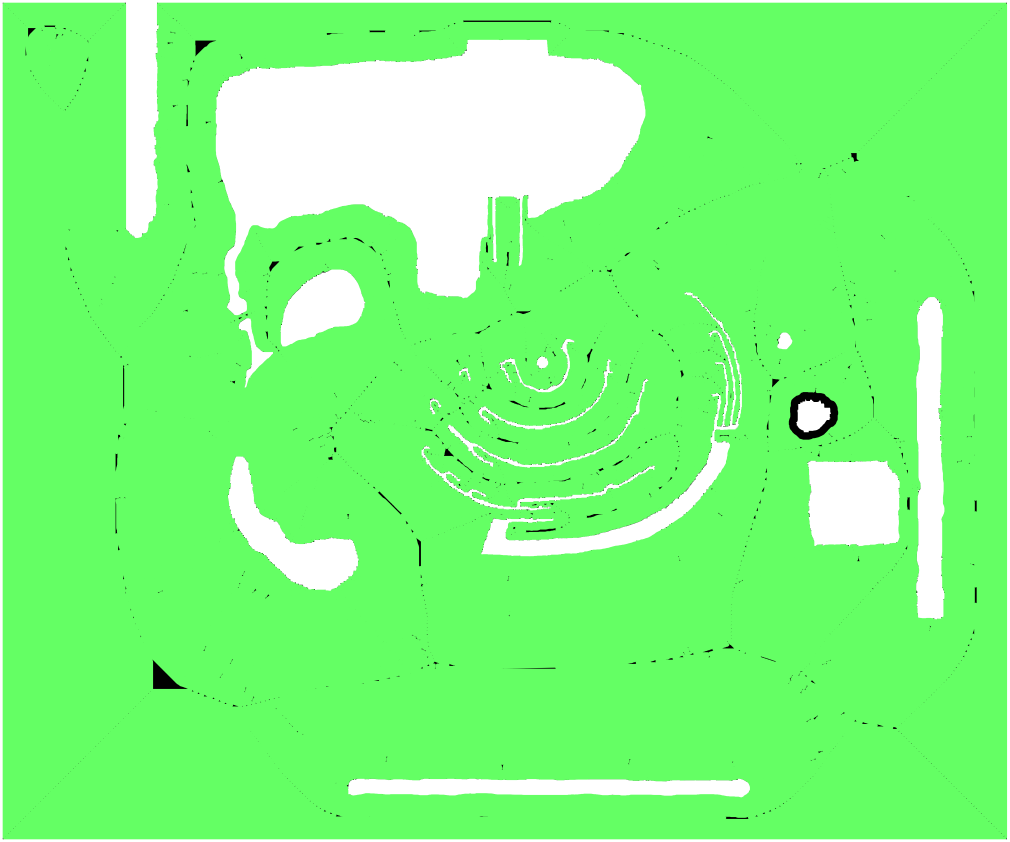
#> input picture cpp_cov_30cm.png, 4039 x 3368 px, given in place of slice.png, which was not available (shown at 1/4 size)
$ python css.py
#> lines starting #> are read from the running program, lines starting #| are printed output that depends on the picture; after the words box and inside, x2 and y2 are one past the last pixel; in counts of white or black regions, pixels touching at a corner belong together; pictures that were not available may be replaced by others from this repository, and a replacement may not be noted
### python/pathengine.py
"""
This module provides functions about filling path generation
# 1. extract contours tree from mask image [simulating a layer of slices in STL model].
# 2. for each seperated region, generate iso-contours.
# 3. connect iso-contour to fermal spirals.
example:
          pe = pathEngine()
          im, contours, areas, hiearchy, root_contour_idx = pe.generate_contours_from_img(filename, isRevertBlackWhite)
          contour_tree = pe.convert_hiearchy_to_PyPolyTree()
          pe.traversing_PyPolyTree(contour_tree)
          group_contour = get_contours_from_each_connected_region(contour_tree, '0')
          for e in group_contour.values():
              ePath = gen_isocontours(e)
              ePath = gen_fermat_curve(ePath)

In 3D printing path generation,
"""

import cv2
import numpy as np
import pyclipper
import math
import scipy.spatial.distance as scid
import suGraph
from scipy.signal import savgol_filter
import css

class suPath2D:
    """
    Hold data structure and tool functions for 2D path
    """
    def __init__(self):
        self.contour_tree      = None
        self.group_boundary    = []
        self.group_isocontours = []  #containts iso contours list
        self.group_isocontours_2D = []
        self.group_relationship_matrix = []

        return
    # [250 lines left out: functions get_contour_id, prev_idx, next_idx, next_idx_n, prev_idx_n, unit_vector and 10 more, not called in this run]

class pathEngine:
    """
    Class pathEngine provide all necessary functions to build continous path.
    """
    def __init__(self):
        self.offset = 0.4
        self.im = None
        self.contours = None
        self.areas = None
        self.hiearchy = None
        self.path2d = suPath2D()
        self.root_of_region_contour = None
        self.iso_contours_of_a_region = []
        return

    def generate_contours_from_img(self, imagePath, isRevertImage=False):
        """
        Read image from imagePath and return
        @im reprents a image data
        @contours(python list of list)
        @hiearchy reprensents a matrix, the details can be find in https://docs.opencv.org/trunk/d9/d8b/tutorial_py_contours_hierarchy.html
        """
#> called with imagePath = 'E:/git/suCAM/python/images/slice.png', isRevertImage = True
        # check OpenCV version
        major = cv2.__version__.split('.')[0]

        im = cv2.imread(imagePath, cv2.IMREAD_GRAYSCALE)
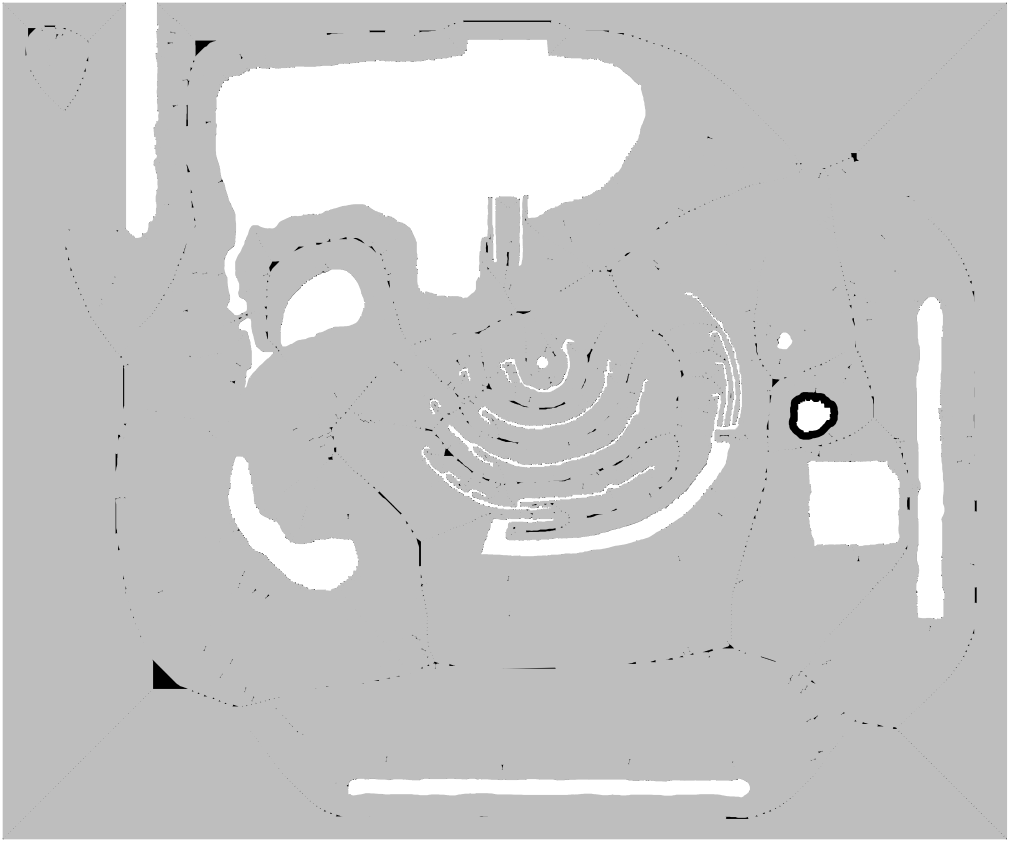
#> im: shape (3368, 4039) (shown at 1/4 size); min 0, max 255, mean 198.7
        if isRevertImage:
            im = 255 - im
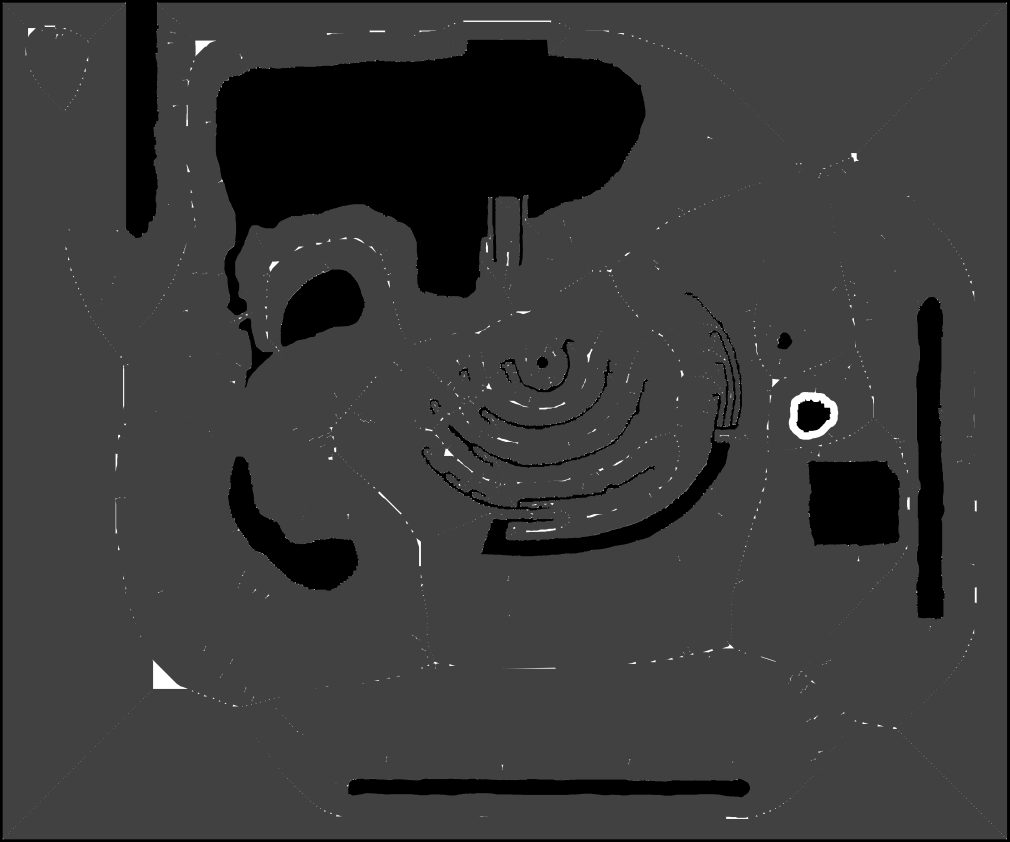
#> im: shape (3368, 4039) (shown at 1/4 size); min 0, max 255, mean 56.3

        # [18 lines of commented-out code are left out]
        cv2.circle(im, (200,200), 1, (255,255,255), -1)

        ret, thresh = cv2.threshold(im, 127, 255, 1)
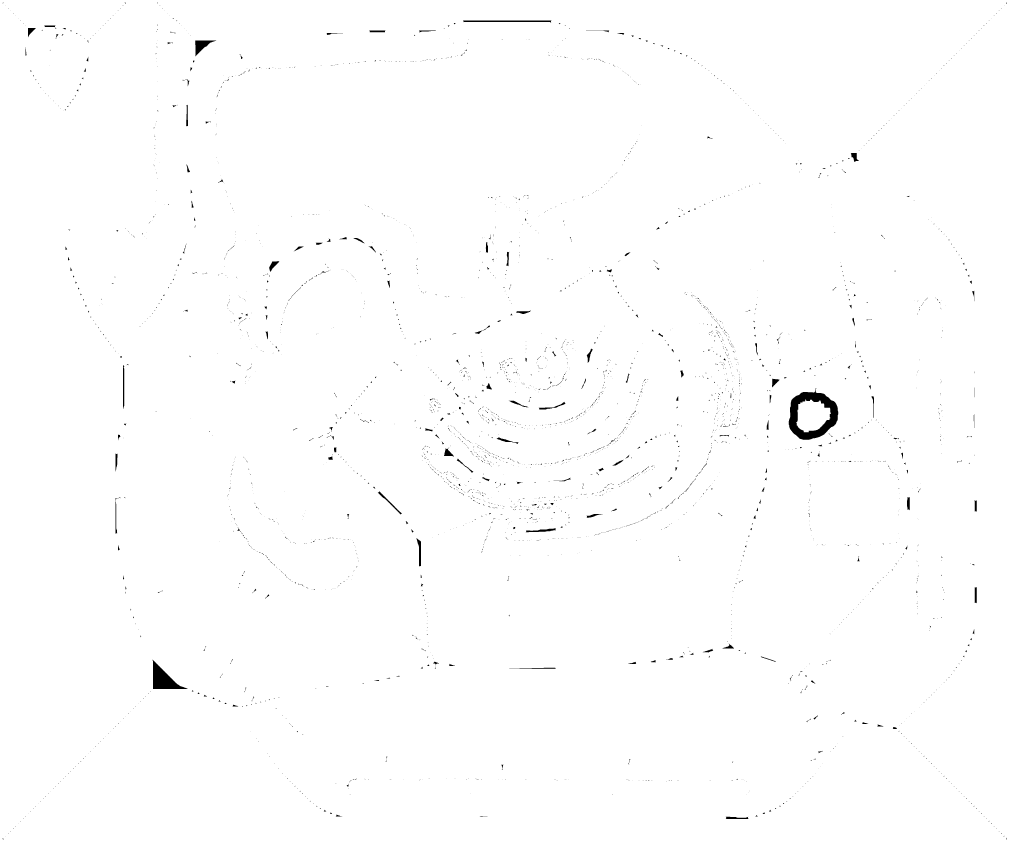
#> thresh: shape (3368, 4039) (shown at 1/4 size); 99.4% white; 3487 black regions (3106 under 20 px)

        if major == '3':
            self.im, self.contours, self.hiearchy = cv2.findContours(thresh, cv2.RETR_TREE, cv2.CHAIN_APPROX_SIMPLE)
        else:
            self.contours, self.hiearchy = cv2.findContours(thresh, cv2.RETR_TREE, cv2.CHAIN_APPROX_SIMPLE)
#> self.contours = 4355 contours, 3826 with area under 20; largest, box (x1, y1, x2, y2) and area: (0, 0, 4039, 3368) 13595946, (3154, 1551, 3354, 1760) 30118, (3185, 1598, 3323, 1729) 12822, (609, 2638, 752, 2757) 7170, (1851, 81, 2207, 91) 2473
            self.im = im

        return im, self.contours, self.hiearchy

    # [29 lines left out: function recusive_add_node, not called in this run]

    def convert_hiearchy_to_PyPolyTree(self):
        """
        Build a root node and find first level node in hiearchy, then add these node to root.
        Finally, use recusive_add_node(node,0) to generate hiearchy tree.
        Return contour tree (in PyPolyNode)
        ref: http://www.angusj.com/delphi/clipper/documentation/Docs/Units/ClipperLib/Classes/PolyTree/_Body.htm
        ref: https://stackoverflow.com/questions/32182544/pyclipper-crash-on-trivial-case-terminate-called-throwing-an-exception
        """
        if self.hiearchy is None:
            return
        # find first contour in hiearchy-0
        root = pyclipper.PyPolyNode()
        idx = -1
        for row in self.hiearchy[0]:
            Next, Previous, First_Child, Parent = row
            if Previous == -1 and Parent == -1:
                idx += 1
                node = pyclipper.PyPolyNode()
                node.Parent = root
                node.Contour = self.contours[idx].reshape((-1,2))  # (x rows, 1, 2) -> (x rows, 2)
                node.IsOpen = False
                node.IsHole = False
                root.Childs.append(node)
                self.recusive_add_node(node, idx)
                break
        self.root_of_region_contour = root
        return root


    # [652 lines left out: functions get_contours_from_each_connected_region, traversing_PyPolyTree, get_nodes_by_layer, fill_closed_region_with_iso_contours, find_nearest_point_idx, find_point_index_by_distance and 14 more, not called in this run]
"""
pe.fill_closed_region_with_iso_contours(boundary, offset) return a 2d array c[i][j]
"""
# [34 lines left out: function test_fill_with_iso_contour, not called in this run]


# [4 lines that do not run on import are left out]


### python/css.py
'''
Compute CSS point

example:
    kappa, smooth = compute_curve_css(c,3)
    css_idx = find_css_point(kappa)
'''
import pathengine
import cv2
import numpy as np
from scipy.signal import savgol_filter

# [75 lines left out: functions get_gaussian_kernel, smooth_curve, compute_curve_css, find_css_point, not called in this run]

if __name__ == '__main__':

    filepath = "E:/git/suCAM/python/images/slice.png"
    reverseImage = True

    pe = pathengine.pathEngine()
    pe.generate_contours_from_img(filepath, reverseImage)
    pe.im = cv2.cvtColor(pe.im, cv2.COLOR_GRAY2BGR)
#> (the run stopped early here; a loop or call above may not have finished)
